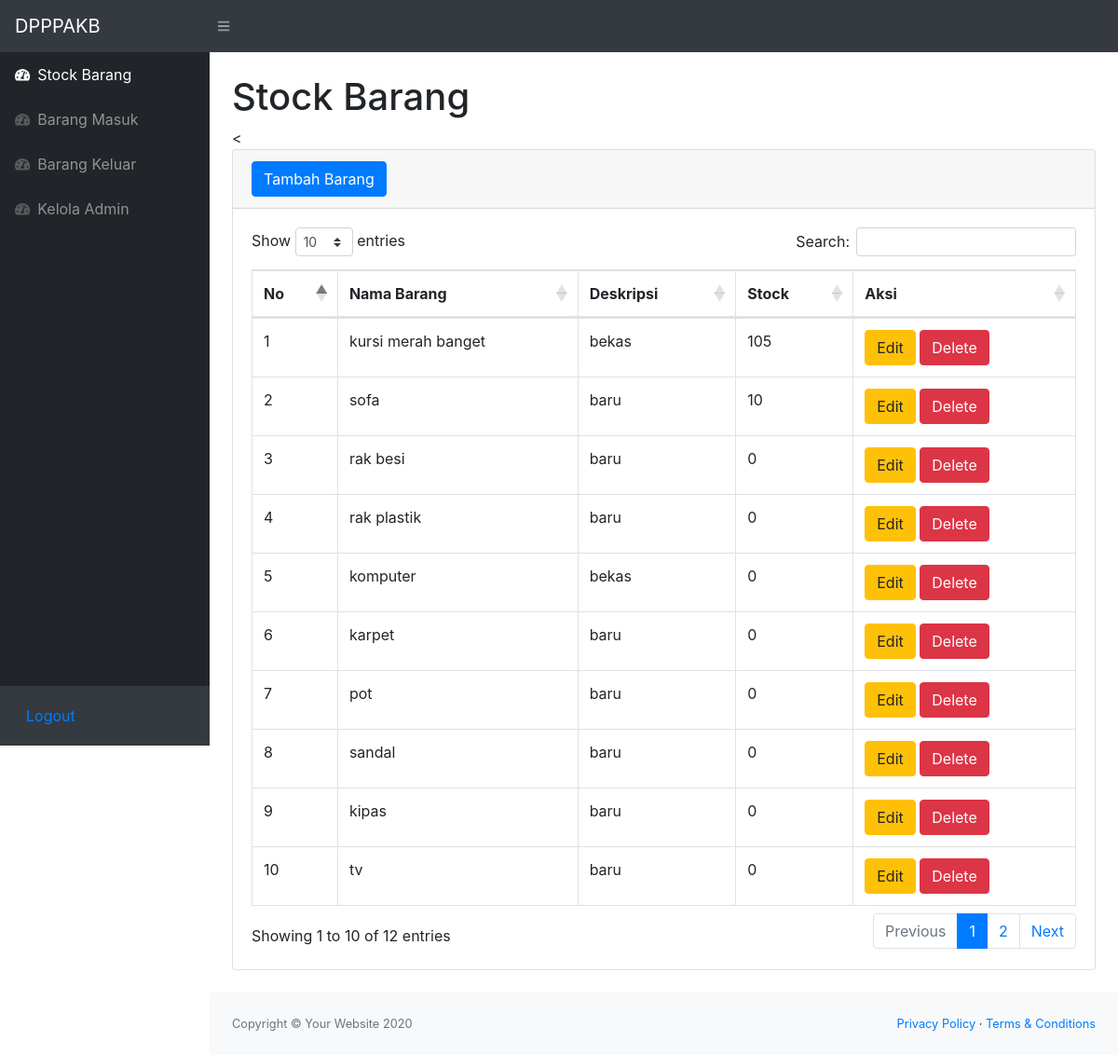
The page /adminindex.php (signed in) on the database its author committed.
### tables this page shows
CREATE TABLE `stock` (
  `idbarang` int(11) NOT NULL,
  `namabarang` varchar(25) NOT NULL,
  `deskripsi` varchar(25) NOT NULL,
  `stock` int(11) NOT NULL
);

### adminindex.php (the view, shortened to what this page needs)
<?php
require 'function.php';
?>
<!DOCTYPE html>
<html lang="en">
    <head>
        <link href="css/styles.css" rel="stylesheet" />
        <link href="https://cdn.datatables.net/1.10.20/css/dataTables.bootstrap4.min.css" rel="stylesheet" />
    </head>
    <body class="sb-nav-fixed">
        <nav class="sb-topnav navbar navbar-expand navbar-dark bg-dark">
            <a class="navbar-brand" href="adminindex.html">DPPPAKB</a>
            <button class="btn btn-link btn-sm order-1 order-lg-0" id="sidebarToggle" href="#"><i class="fas fa-bars"></i></button>
        </nav>
        <div id="layoutSidenav">
            <div id="layoutSidenav_nav">
                <nav class="sb-sidenav accordion sb-sidenav-dark" id="sidenavAccordion">
                    <div class="sb-sidenav-menu">
                        <div class="nav">
                            <a class="nav-link" href="adminindex.php">
                                <div class="sb-nav-link-icon"><i class="fas fa-tachometer-alt"></i></div>
                                Stock Barang
                            </a>
                            <a class="nav-link" href="adminbarangmasuk.php">
                                <div class="sb-nav-link-icon"><i class="fas fa-tachometer-alt"></i></div>
                                Barang Masuk
                            </a>
                            <a class="nav-link" href="adminbarangkeluar.php">
                                <div class="sb-nav-link-icon"><i class="fas fa-tachometer-alt"></i></div>
                                Barang Keluar
                            </a>
                            <a class="nav-link" href="kelolaadmin.php">
                                <div class="sb-nav-link-icon"><i class="fas fa-tachometer-alt"></i></div>
                                Kelola Admin
                            </a>
                        </div>
                    </div>
                    <div class="sb-sidenav-footer">
                    <a class="nav-link" href="logout.php">
                                Logout
                            </a>
                    </div>
                </nav>
            </div>
            <div id="layoutSidenav_content">
                <main>
                    <div class="container-fluid">
                        <h1 class="mt-4">Stock Barang</h1>
                        <
                        <div class="card mb-4">
                            <div class="card-header">
                                <button type="button" class="btn btn-primary" data-toggle="modal" data-target="#myModal">
                                    Tambah Barang
                                </button>
                            </div>
                            <div class="card-body">
                                <div class="table-responsive">
                                    <table class="table table-bordered" id="dataTable" width="100%" cellspacing="0">
                                        <thead>
                                            <tr>
                                                <th>No</th>
                                                <th>Nama Barang</th>
                                                <th>Deskripsi</th>
                                                <th>Stock</th>
                                                <th>Aksi</th>
                                            </tr>
                                        </thead>
                                        <tbody>
                                            <?php
                                            $ambilsemuadatastock = mysqli_query($conn,"select * from stock");
                                            $i = 1;
                                            while($data=mysqli_fetch_array($ambilsemuadatastock)){
                                                $namabarang = $data['namabarang'];
                                                $deskripsi = $data['deskripsi'];
                                                $stock = $data['stock'];
                                                $idb = $data['idbarang'];
                                            ?>
                                            <tr>
                                                <td><?=$i++;?></td>
                                                <td><?=$namabarang;?></td>
                                                <td><?=$deskripsi;?></td>
                                                <td><?=$stock;?></td>
                                                <td>
                                                    <button type="button" class="btn btn-warning" data-toggle="modal" data-target="#edit<?=$idb;?>">
                                                        Edit
                                                    </button>
                                                    <button type="button" class="btn btn-danger" data-toggle="modal" data-target="#delete<?=$idb;?>">
                                                        Delete
                                                    </button>
                                                </td>
                                            </tr>
                                            <?php
                                            };
                                            ?>
                                        </tbody>
                                    </table>
                                </div>
                            </div>
                        </div>
                    </div>
                </main>
                <footer class="py-4 bg-light mt-auto">
                    <div class="container-fluid">
                        <div class="d-flex align-items-center justify-content-between small">
                            <div class="text-muted">Copyright &copy; Your Website 2020</div>
                            <div>
                                <a href="#">Privacy Policy</a>
                                &middot;
                                <a href="#">Terms &amp; Conditions</a>
                            </div>
                        </div>
                    </div>
                </footer>
            </div>
        </div>
    </body>
</html>

### rows shown on the page
stock: namabarang "kursi merah banget", deskripsi "bekas", stock "105"
stock: namabarang "sofa", deskripsi "baru", stock "10"
stock: namabarang "rak besi", deskripsi "baru", stock "0"
stock: namabarang "rak plastik", deskripsi "baru", stock "0"
stock: namabarang "komputer", deskripsi "bekas", stock "0"
stock: namabarang "karpet", deskripsi "baru", stock "0"
stock: namabarang "pot", deskripsi "baru", stock "0"
stock: namabarang "sandal", deskripsi "baru", stock "0"
stock: namabarang "kipas", deskripsi "baru", stock "0"
stock: namabarang "tv", deskripsi "baru", stock "0"
